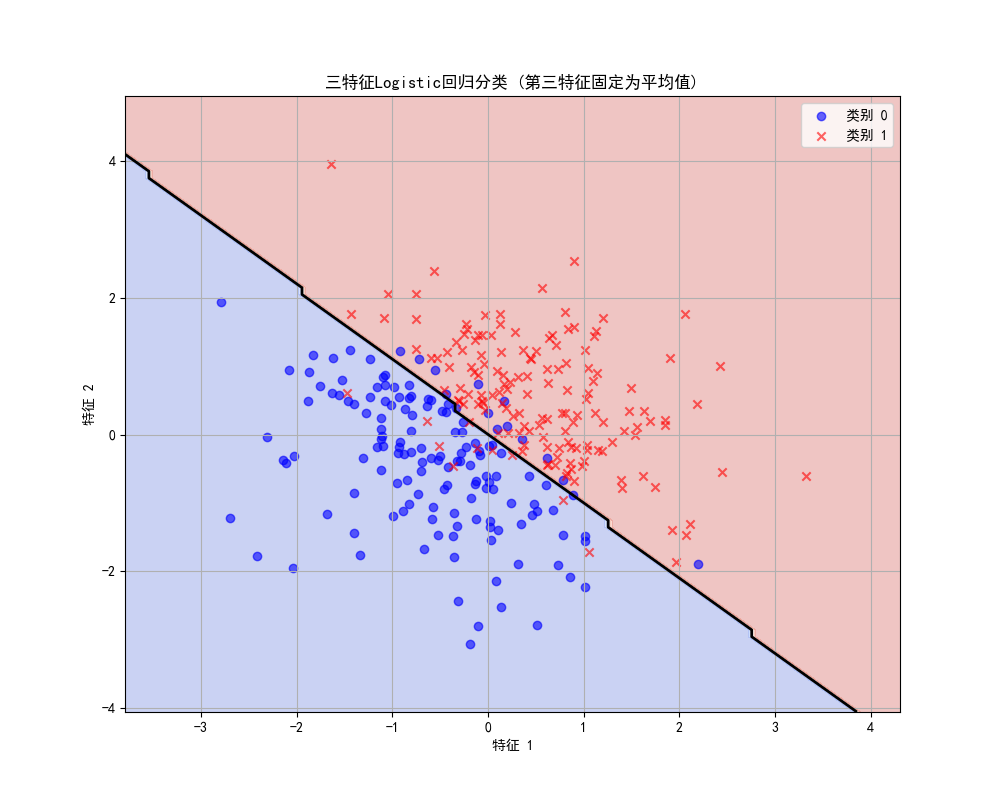

Write the Python code that produced this figure.
import numpy as np
import matplotlib.pyplot as plt
from sklearn.linear_model import LogisticRegression
from sklearn.metrics import accuracy_score

# 设置中文显示
plt.rcParams['font.sans-serif'] = ['SimHei']  # 设置中文字体为黑体
plt.rcParams['axes.unicode_minus'] = False    # 解决负号显示问题

# 生成随机数据
np.random.seed(1)
X = np.random.randn(300, 3)
y = (X[:, 0] + X[:, 1] + 0.5*X[:, 2] > 0).astype(int)  # 使用所有三个特征的分类规则

# 训练逻辑回归模型
model = LogisticRegression()
model.fit(X, y)

# 获取模型参数
w = model.coef_[0]
b = model.intercept_[0]
print(f"模型参数: w = [{w[0]:.4f}, {w[1]:.4f}, {w[2]:.4f}], b = {b:.4f}")

# 预测
y_pred = model.predict(X)
accuracy = accuracy_score(y, y_pred)
print(f"准确率: {accuracy:.4f}")

# 创建网格以可视化决策边界（使用前两个特征进行可视化）
x_min, x_max = X[:, 0].min() - 1, X[:, 0].max() + 1
y_min, y_max = X[:, 1].min() - 1, X[:, 1].max() + 1
xx, yy = np.meshgrid(np.arange(x_min, x_max, 0.1),
                     np.arange(y_min, y_max, 0.1))

# 为第三个特征创建一个固定值（使用训练数据的平均值）
fixed_z = np.mean(X[:, 2]) * np.ones(xx.ravel().shape)

# 组合三个特征用于预测
Z = model.predict(np.c_[xx.ravel(), yy.ravel(), fixed_z])
Z = Z.reshape(xx.shape)

# 可视化
plt.figure(figsize=(10, 8))
plt.contourf(xx, yy, Z, alpha=0.3, cmap=plt.cm.coolwarm)
plt.scatter(X[y==0, 0], X[y==0, 1], c='blue', marker='o', alpha=0.6, label='类别 0')
plt.scatter(X[y==1, 0], X[y==1, 1], c='red', marker='x', alpha=0.6, label='类别 1')

# 绘制决策边界
plt.contour(xx, yy, Z, [0.5], linewidths=2, colors='black')

# 添加标签和图例
plt.xlabel('特征 1')
plt.ylabel('特征 2')
plt.title('三特征Logistic回归分类 (第三特征固定为平均值)')
plt.legend()
plt.grid(True)
plt.savefig('logistic_regression.png')
plt.show()